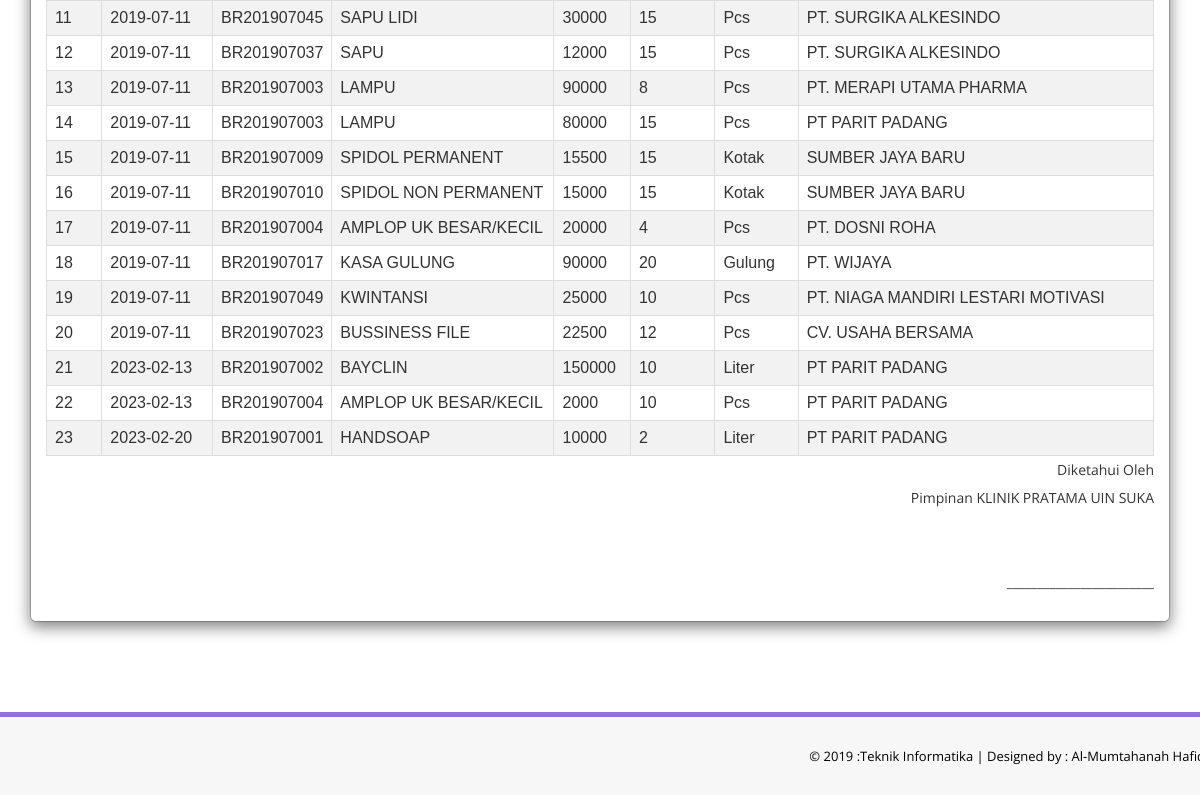
The page /master.php?page=laporan_masuk (signed in, lower part) on the database as committed earlier.
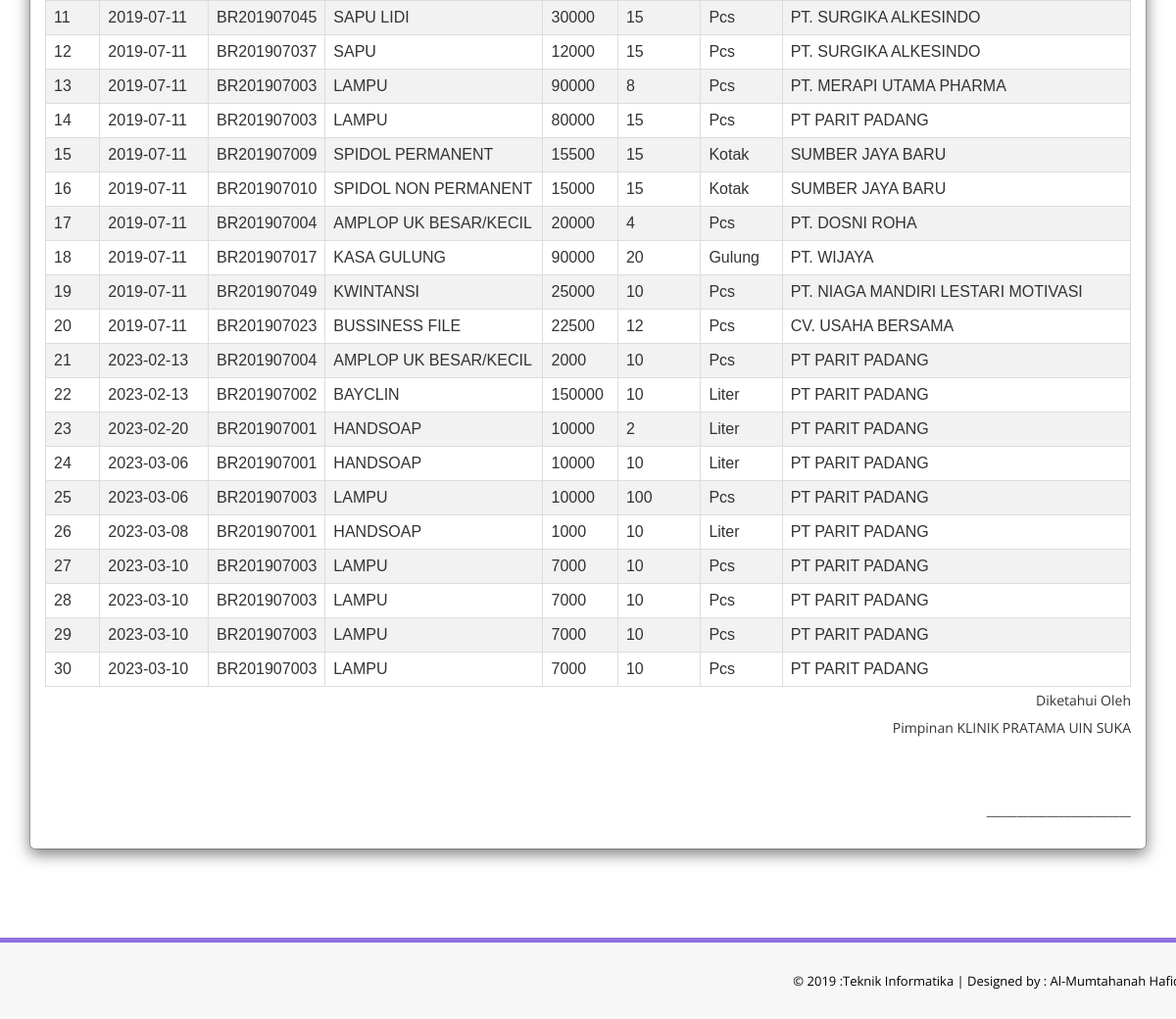
The same page on the database as committed later.
### tables this page shows
CREATE TABLE `tbl_masuk` (
  `kode` int(11) NOT NULL,
  `kode_supplier` int(11) DEFAULT NULL,
  `kode_barang` int(11) DEFAULT NULL,
  `tanggal` date DEFAULT NULL,
  `jumlah` int(11) DEFAULT NULL,
  `harga` int(11) DEFAULT NULL,
  `total` int(11) DEFAULT NULL
);

CREATE TABLE `tbl_barang` (
  `kode` int(11) NOT NULL,
  `kode_barang` varchar(15) NOT NULL DEFAULT '',
  `kode_satuan` int(11) DEFAULT NULL,
  `nama_barang` varchar(100) DEFAULT NULL,
  `jumlah` int(11) NOT NULL,
  `harga` int(11) NOT NULL,
  `keterangan` text DEFAULT NULL
);

CREATE TABLE `tbl_satuan` (
  `kode` int(11) NOT NULL,
  `uraian` varchar(50) DEFAULT NULL
);

CREATE TABLE `tbl_supplier` (
  `kode` int(11) NOT NULL,
  `nama` varchar(100) DEFAULT NULL,
  `telepon` varchar(20) DEFAULT NULL,
  `alamat` varchar(100) DEFAULT NULL
);

### modul/laporan/laporan_masuk.php (the view, shortened to what this page needs)
<div class="col-md-16">
    <div class="box box-info">
        <div class="modal-content" style="overflow: auto;">
            <div class="modal-body" id="cetak_report">
                <table id="customers" width="100%" border="1">
                    <?php
                    $no = 1;
                    if (isset($_REQUEST['submit'])) {
                        $submit = $_REQUEST['submit'];
                        $tgl1 = $_REQUEST['tgl1'];
                        $tgl2 = $_REQUEST['tgl2'];
                        $select = mysqli_query($konek, "SELECT `tbl_masuk`.`kode` AS `kode`,`tbl_masuk`.`kode_supplier` AS `kode_supplier`,`tbl_masuk`.`kode_barang` AS `kode_barang`,`tbl_masuk`.`tanggal` AS `tanggal`,`tbl_masuk`.`jumlah` AS `jumlah`,`tbl_masuk`.`harga` AS `harga`,`tbl_masuk`.`total` AS `total`,`tbl_barang`.`nama_barang` AS `nama_barang`,`tbl_supplier`.`nama` AS `nama`,`tbl_barang`.`kode_barang` AS `kd_barang`,`tbl_satuan`.`uraian` AS `satuan` from (((`tbl_masuk` join `tbl_barang` on((`tbl_masuk`.`kode_barang` = `tbl_barang`.`kode`))) join `tbl_supplier` on((`tbl_masuk`.`kode_supplier` = `tbl_supplier`.`kode`))) join `tbl_satuan` on((`tbl_satuan`.`kode` = `tbl_barang`.`kode_satuan`))) WHERE tanggal BETWEEN '$tgl1' AND '$tgl2'");
                    } else {
                        $select = mysqli_query($konek, "select `tbl_masuk`.`kode` AS `kode`,`tbl_masuk`.`kode_supplier` AS `kode_supplier`,`tbl_masuk`.`kode_barang` AS `kode_barang`,`tbl_masuk`.`tanggal` AS `tanggal`,`tbl_masuk`.`jumlah` AS `jumlah`,`tbl_masuk`.`harga` AS `harga`,`tbl_masuk`.`total` AS `total`,`tbl_barang`.`nama_barang` AS `nama_barang`,`tbl_supplier`.`nama` AS `nama`,`tbl_barang`.`kode_barang` AS `kd_barang`,`tbl_satuan`.`uraian` AS `satuan` from (((`tbl_masuk` join `tbl_barang` on((`tbl_masuk`.`kode_barang` = `tbl_barang`.`kode`))) join `tbl_supplier` on((`tbl_masuk`.`kode_supplier` = `tbl_supplier`.`kode`))) join `tbl_satuan` on((`tbl_satuan`.`kode` = `tbl_barang`.`kode_satuan`))) order by tanggal asc");
                    }
                    if (mysqli_num_rows($select)) {
                        while ($data = mysqli_fetch_array($select)) {
                            ?>
                            <tr>
                                <td><?php echo $no++; ?></td>
                                <td><?php echo $data['tanggal']; ?></td>
                                <td><?php echo $data['kd_barang']; ?></td>
                                <td><?php echo $data['nama_barang']; ?></td>
                                <td><?php echo $data['harga']; ?></td>
                                <td> <?php echo $data['jumlah']; ?> </td>
                                <td> <?php echo $data['satuan']; ?> </td>
                                <td> <?php echo $data['nama']; ?> </td>
                            </tr>
                        <?php }
                    } else {
                        echo "Tidak di temukan";
                    }
                    ?>
                </table>
                <p align="right">
                    <td>Diketahui Oleh <br> Pimpinan KLINIK PRATAMA UIN SUKA
                        <br><br><br>
                        ________________________
                    </td>
                </p>
            </div>
        </div>
    </div>
</div>
</div>

### master.php (shortened to what this page needs)
<?php
include 'koneksi.php';
?>
<head>
    <link href="assets/css/bootstrap.css" rel="stylesheet" />
    <link href="assets/css/font-awesome.css" rel="stylesheet" />
    <link href="assets/css/style.css" rel="stylesheet" />
    <link href="assets/js/dataTables/dataTables.bootstrap.css" rel="stylesheet" />
    <link rel="stylesheet" href="assets/select2/dist/css/select2.min.css">
</head>
<body>
    <div class="content-wrapper">
        <div class="container">
            <?php
            if (isset($_GET['page'])) {
                $page = $_GET['page'];
                switch ($page) {
                    case 'laporan_masuk':
                        include "modul/laporan/laporan_masuk.php";
                        break;
                }
            } else {
                include "modul/beranda/index.php";
            }
            ?>
        </div>
    <section class="footer-section">
        <div class="container">
            <div class="row">
                <div class="col-md-12">
                    &copy; 2019 :Teknik Informatika |<a> Designed by : Al-Mumtahanah Hafid</a>
                </div>
            </div>
        </div>
    </section>
</body>
</html>

### assets/css/style.css (style rules this page uses)
.content-wrapper { margin-top: 40px; min-height: 800px; padding-bottom: 90px; }
.footer-section { padding: 25px 50px 25px 50px; color: #000; font-size: 13px; background-color: #f7f7f7; text-align: right; border-top: 5px solid #9170e4; }
.footer-section a, .footer-section a:hover { color: #000; }

### modul/laporan/laporan_masuk.php (style rules this page uses)
#customers { font-family: "Calibri", Arial, Helvetica, sans-serif; border-collapse: collapse; width: 100%; }
#customers tr:nth-child(even) { background-color: #f2f2f2; }

Rows that differ between the two databases and show on the page:
shown differently, row unchanged: tbl_masuk (number 11 of 20 on the later page): moves up the list
added tbl_masuk: tanggal "2023-03-06", kode_barang.kode_barang "BR201907001", kode_barang.nama_barang "HANDSOAP", harga "10000", jumlah "10", tbl_satuan.uraian "Liter", kode_supplier.nama "PT PARIT PADANG"
added tbl_masuk: tanggal "2023-03-06", kode_barang.kode_barang "BR201907003", kode_barang.nama_barang "LAMPU", harga "10000", jumlah "100", tbl_satuan.uraian "Pcs", kode_supplier.nama "PT PARIT PADANG"
added tbl_masuk: tanggal "2023-03-08", kode_barang.kode_barang "BR201907001", kode_barang.nama_barang "HANDSOAP", harga "1000", jumlah "10", tbl_satuan.uraian "Liter", kode_supplier.nama "PT PARIT PADANG"
added tbl_masuk: tanggal "2023-03-10", kode_barang.kode_barang "BR201907003", kode_barang.nama_barang "LAMPU", harga "7000", jumlah "10", tbl_satuan.uraian "Pcs", kode_supplier.nama "PT PARIT PADANG"
added tbl_masuk: tanggal "2023-03-10", kode_barang.kode_barang "BR201907003", kode_barang.nama_barang "LAMPU", harga "7000", jumlah "10", tbl_satuan.uraian "Pcs", kode_supplier.nama "PT PARIT PADANG"
added tbl_masuk: tanggal "2023-03-10", kode_barang.kode_barang "BR201907003", kode_barang.nama_barang "LAMPU", harga "7000", jumlah "10", tbl_satuan.uraian "Pcs", kode_supplier.nama "PT PARIT PADANG"
added tbl_masuk: tanggal "2023-03-10", kode_barang.kode_barang "BR201907003", kode_barang.nama_barang "LAMPU", harga "7000", jumlah "10", tbl_satuan.uraian "Pcs", kode_supplier.nama "PT PARIT PADANG"
